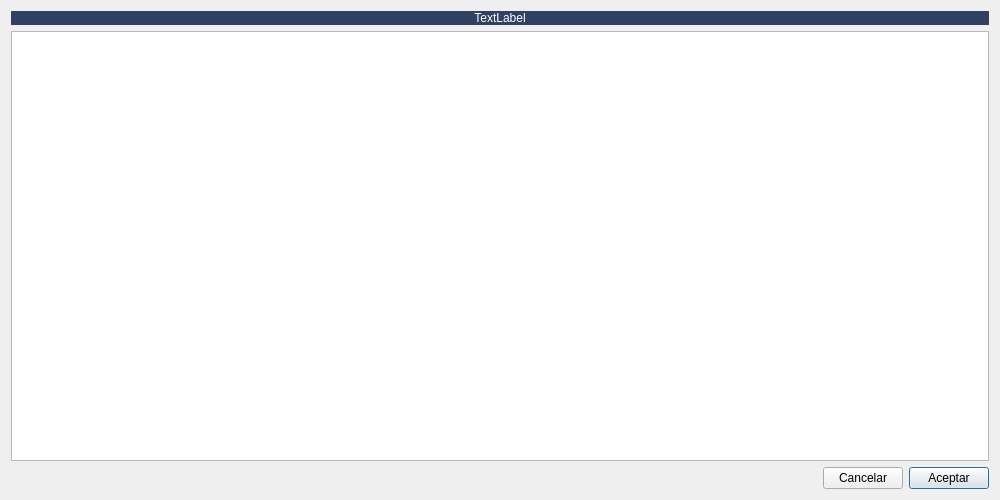
<?xml version="1.0" encoding="UTF-8"?>
<ui version="4.0">
 <class>DlgPedidoAlbFact</class>
 <widget class="QDialog" name="DlgPedidoAlbFact">
  <property name="geometry">
   <rect>
    <x>0</x>
    <y>0</y>
    <width>1000</width>
    <height>500</height>
   </rect>
  </property>
  <property name="windowTitle">
   <string>Dialog</string>
  </property>
  <layout class="QGridLayout" name="gridLayout">
   <item row="2" column="2">
    <widget class="QPushButton" name="btnAccept">
     <property name="text">
      <string>Aceptar</string>
     </property>
    </widget>
   </item>
   <item row="2" column="1">
    <widget class="QPushButton" name="btnCancel">
     <property name="text">
      <string>Cancelar</string>
     </property>
    </widget>
   </item>
   <item row="2" column="0">
    <spacer name="horizontalSpacer">
     <property name="orientation">
      <enum>Qt::Horizontal</enum>
     </property>
     <property name="sizeHint" stdset="0">
      <size>
       <width>40</width>
       <height>20</height>
      </size>
     </property>
    </spacer>
   </item>
   <item row="1" column="0" colspan="3">
    <widget class="QTableWidget" name="tablaLineas"/>
   </item>
   <item row="0" column="0" colspan="3">
    <widget class="QLabel" name="label">
     <property name="styleSheet">
      <string notr="true">color: rgb(255, 255, 255);
background-color: #304163;</string>
     </property>
     <property name="text">
      <string>TextLabel</string>
     </property>
     <property name="alignment">
      <set>Qt::AlignCenter</set>
     </property>
    </widget>
   </item>
  </layout>
 </widget>
 <resources/>
 <connections/>
</ui>
